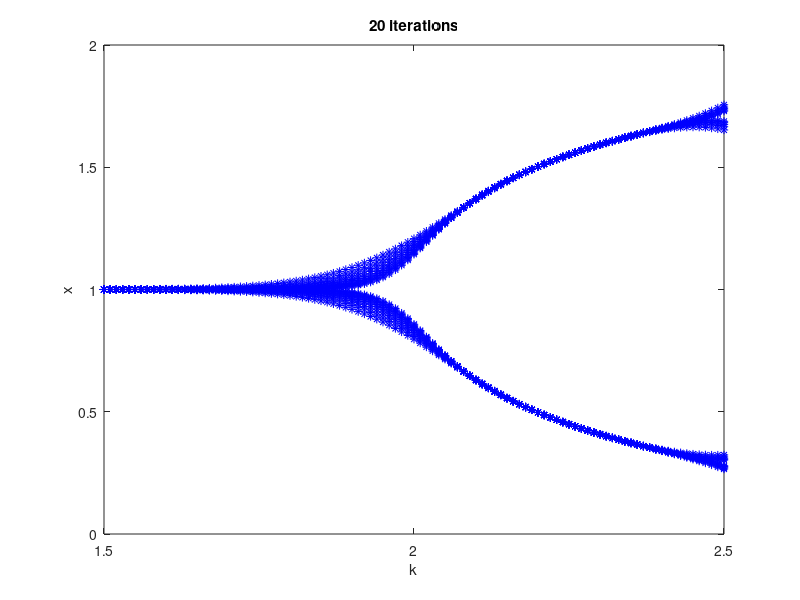

Write MATLAB code to recreate this figure.
g = @(x, k) x .* exp(k .* (1 - x));
x0 = 3;
% values of k from 1.5 to 2.5 with step 0.01
k_vals = linspace(1.5, 2.5, 101);

% init an arrays to store results
x_res = zeros(20, numel(k_vals));
k_res = zeros(20, numel(k_vals));

for k_idx = 1:numel(k_vals)
    k = k_vals(k_idx);
    x = x0;
    
    % perform 30 iterations
    for i = 1:30
        gx = g(x, k);
        x = gx;
        
        % store the last 20 values
        if i >= 11
            x_res(i - 10, k_idx) = x;
            k_res(i - 10, k_idx) = k;
        end
    end
end

% define specific y-axis and x-axis values
y_values = [0, 0.5, 1, 1.5, 2];
x_values = [1.5, 2, 2.5];

% plot the last 20 iteratoons for each value of k with specific axes values
figure;
plot(k_res, x_res, 'b*');
xlabel('k');
ylabel('x');
title('20 iterations');
grid off;
set(gca, 'YTick', y_values, 'XTick', x_values);
ylim([0, 2]); 
xlim([1.5, 2.5]); 
yticks(y_values);
xticks(x_values);